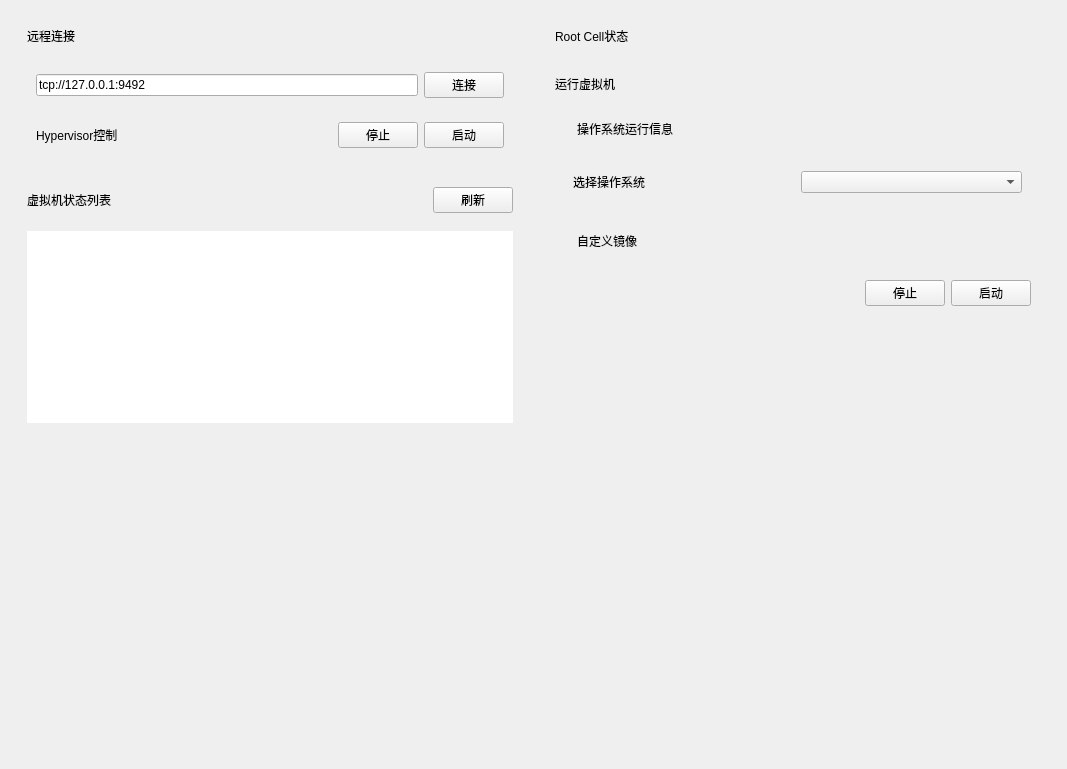
<?xml version="1.0" encoding="UTF-8"?>
<ui version="4.0">
 <class>VMManageWidget</class>
 <widget class="QWidget" name="VMManageWidget">
  <property name="geometry">
   <rect>
    <x>0</x>
    <y>0</y>
    <width>1067</width>
    <height>769</height>
   </rect>
  </property>
  <property name="windowTitle">
   <string>Form</string>
  </property>
  <layout class="QHBoxLayout" name="horizontalLayout_2">
   <property name="spacing">
    <number>0</number>
   </property>
   <property name="leftMargin">
    <number>0</number>
   </property>
   <property name="topMargin">
    <number>0</number>
   </property>
   <property name="rightMargin">
    <number>0</number>
   </property>
   <property name="bottomMargin">
    <number>0</number>
   </property>
   <item>
    <widget class="QScrollArea" name="scrollarea">
     <property name="frameShape">
      <enum>QFrame::NoFrame</enum>
     </property>
     <property name="widgetResizable">
      <bool>true</bool>
     </property>
     <widget class="QWidget" name="scrollarea_content">
      <property name="geometry">
       <rect>
        <x>0</x>
        <y>0</y>
        <width>1067</width>
        <height>769</height>
       </rect>
      </property>
      <layout class="QVBoxLayout" name="verticalLayout">
       <property name="spacing">
        <number>0</number>
       </property>
       <property name="leftMargin">
        <number>0</number>
       </property>
       <property name="topMargin">
        <number>0</number>
       </property>
       <property name="rightMargin">
        <number>0</number>
       </property>
       <property name="bottomMargin">
        <number>0</number>
       </property>
       <item>
        <widget class="QFrame" name="frame_main">
         <property name="frameShape">
          <enum>QFrame::NoFrame</enum>
         </property>
         <property name="frameShadow">
          <enum>QFrame::Raised</enum>
         </property>
         <layout class="QHBoxLayout" name="horizontalLayout">
          <item>
           <widget class="QFrame" name="frame_left">
            <property name="sizePolicy">
             <sizepolicy hsizetype="Expanding" vsizetype="Preferred">
              <horstretch>0</horstretch>
              <verstretch>0</verstretch>
             </sizepolicy>
            </property>
            <property name="frameShape">
             <enum>QFrame::NoFrame</enum>
            </property>
            <property name="frameShadow">
             <enum>QFrame::Raised</enum>
            </property>
            <layout class="QVBoxLayout" name="verticalLayout_4">
             <property name="spacing">
              <number>12</number>
             </property>
             <item>
              <widget class="QFrame" name="frame_connect">
               <property name="frameShape">
                <enum>QFrame::NoFrame</enum>
               </property>
               <property name="frameShadow">
                <enum>QFrame::Raised</enum>
               </property>
               <layout class="QVBoxLayout" name="verticalLayout_2">
                <property name="spacing">
                 <number>0</number>
                </property>
                <property name="leftMargin">
                 <number>0</number>
                </property>
                <property name="topMargin">
                 <number>0</number>
                </property>
                <property name="rightMargin">
                 <number>0</number>
                </property>
                <property name="bottomMargin">
                 <number>0</number>
                </property>
                <item>
                 <widget class="QFrame" name="frame_connect_title">
                  <property name="sizePolicy">
                   <sizepolicy hsizetype="Preferred" vsizetype="Fixed">
                    <horstretch>0</horstretch>
                    <verstretch>0</verstretch>
                   </sizepolicy>
                  </property>
                  <property name="frameShape">
                   <enum>QFrame::NoFrame</enum>
                  </property>
                  <property name="frameShadow">
                   <enum>QFrame::Raised</enum>
                  </property>
                  <layout class="QHBoxLayout" name="horizontalLayout_3">
                   <item>
                    <widget class="QLabel" name="label">
                     <property name="text">
                      <string>远程连接</string>
                     </property>
                    </widget>
                   </item>
                  </layout>
                 </widget>
                </item>
                <item>
                 <widget class="QFrame" name="frame_content">
                  <property name="frameShape">
                   <enum>QFrame::NoFrame</enum>
                  </property>
                  <property name="frameShadow">
                   <enum>QFrame::Raised</enum>
                  </property>
                  <layout class="QVBoxLayout" name="verticalLayout_3">
                   <item>
                    <widget class="QFrame" name="frame_addr">
                     <property name="frameShape">
                      <enum>QFrame::NoFrame</enum>
                     </property>
                     <property name="frameShadow">
                      <enum>QFrame::Raised</enum>
                     </property>
                     <layout class="QHBoxLayout" name="horizontalLayout_4">
                      <item>
                       <widget class="QLineEdit" name="lineedit_addr">
                        <property name="text">
                         <string>tcp://127.0.0.1:9492</string>
                        </property>
                       </widget>
                      </item>
                      <item>
                       <widget class="QPushButton" name="btn_connect">
                        <property name="text">
                         <string>连接</string>
                        </property>
                        <property name="checkable">
                         <bool>true</bool>
                        </property>
                       </widget>
                      </item>
                     </layout>
                    </widget>
                   </item>
                   <item>
                    <widget class="QFrame" name="frame_hyp_ctrl">
                     <property name="frameShape">
                      <enum>QFrame::NoFrame</enum>
                     </property>
                     <property name="frameShadow">
                      <enum>QFrame::Raised</enum>
                     </property>
                     <layout class="QHBoxLayout" name="horizontalLayout_7">
                      <item>
                       <widget class="QLabel" name="label_4">
                        <property name="text">
                         <string>Hypervisor控制</string>
                        </property>
                       </widget>
                      </item>
                      <item>
                       <spacer name="horizontalSpacer">
                        <property name="orientation">
                         <enum>Qt::Horizontal</enum>
                        </property>
                        <property name="sizeHint" stdset="0">
                         <size>
                          <width>40</width>
                          <height>20</height>
                         </size>
                        </property>
                       </spacer>
                      </item>
                      <item>
                       <widget class="QPushButton" name="btn_hyp_stop">
                        <property name="text">
                         <string>停止</string>
                        </property>
                        <property name="checkable">
                         <bool>false</bool>
                        </property>
                       </widget>
                      </item>
                      <item>
                       <widget class="QPushButton" name="btn_hyp_start">
                        <property name="text">
                         <string>启动</string>
                        </property>
                        <property name="checkable">
                         <bool>false</bool>
                        </property>
                       </widget>
                      </item>
                     </layout>
                    </widget>
                   </item>
                  </layout>
                 </widget>
                </item>
               </layout>
              </widget>
             </item>
             <item>
              <widget class="QFrame" name="frame_cells">
               <property name="frameShape">
                <enum>QFrame::NoFrame</enum>
               </property>
               <property name="frameShadow">
                <enum>QFrame::Raised</enum>
               </property>
               <layout class="QVBoxLayout" name="verticalLayout_6">
                <property name="spacing">
                 <number>0</number>
                </property>
                <property name="leftMargin">
                 <number>0</number>
                </property>
                <property name="topMargin">
                 <number>0</number>
                </property>
                <property name="rightMargin">
                 <number>0</number>
                </property>
                <property name="bottomMargin">
                 <number>0</number>
                </property>
                <item>
                 <widget class="QFrame" name="frame_cells_title">
                  <property name="frameShape">
                   <enum>QFrame::NoFrame</enum>
                  </property>
                  <property name="frameShadow">
                   <enum>QFrame::Raised</enum>
                  </property>
                  <layout class="QHBoxLayout" name="horizontalLayout_5">
                   <item>
                    <widget class="QLabel" name="label_2">
                     <property name="text">
                      <string>虚拟机状态列表</string>
                     </property>
                    </widget>
                   </item>
                   <item>
                    <widget class="QPushButton" name="btn_cell_flush">
                     <property name="sizePolicy">
                      <sizepolicy hsizetype="Fixed" vsizetype="Fixed">
                       <horstretch>0</horstretch>
                       <verstretch>0</verstretch>
                      </sizepolicy>
                     </property>
                     <property name="text">
                      <string>刷新</string>
                     </property>
                    </widget>
                   </item>
                  </layout>
                 </widget>
                </item>
                <item>
                 <widget class="QFrame" name="frame_cells_content">
                  <property name="frameShape">
                   <enum>QFrame::NoFrame</enum>
                  </property>
                  <property name="frameShadow">
                   <enum>QFrame::Raised</enum>
                  </property>
                  <layout class="QVBoxLayout" name="verticalLayout_7">
                   <item>
                    <widget class="QListWidget" name="listwidget_cells">
                     <property name="sizePolicy">
                      <sizepolicy hsizetype="Expanding" vsizetype="Preferred">
                       <horstretch>0</horstretch>
                       <verstretch>0</verstretch>
                      </sizepolicy>
                     </property>
                     <property name="frameShape">
                      <enum>QFrame::NoFrame</enum>
                     </property>
                    </widget>
                   </item>
                  </layout>
                 </widget>
                </item>
               </layout>
              </widget>
             </item>
             <item>
              <widget class="QFrame" name="frame_rootcell">
               <property name="frameShape">
                <enum>QFrame::NoFrame</enum>
               </property>
               <property name="frameShadow">
                <enum>QFrame::Raised</enum>
               </property>
               <layout class="QVBoxLayout" name="verticalLayout_8">
                <property name="spacing">
                 <number>0</number>
                </property>
                <property name="leftMargin">
                 <number>0</number>
                </property>
                <property name="topMargin">
                 <number>0</number>
                </property>
                <property name="rightMargin">
                 <number>0</number>
                </property>
                <property name="bottomMargin">
                 <number>0</number>
                </property>
               </layout>
              </widget>
             </item>
             <item>
              <spacer name="verticalSpacer">
               <property name="orientation">
                <enum>Qt::Vertical</enum>
               </property>
               <property name="sizeHint" stdset="0">
                <size>
                 <width>20</width>
                 <height>0</height>
                </size>
               </property>
              </spacer>
             </item>
            </layout>
           </widget>
          </item>
          <item>
           <widget class="QFrame" name="frame_right">
            <property name="sizePolicy">
             <sizepolicy hsizetype="Expanding" vsizetype="Preferred">
              <horstretch>0</horstretch>
              <verstretch>0</verstretch>
             </sizepolicy>
            </property>
            <property name="frameShape">
             <enum>QFrame::NoFrame</enum>
            </property>
            <property name="frameShadow">
             <enum>QFrame::Raised</enum>
            </property>
            <layout class="QVBoxLayout" name="verticalLayout_5">
             <item>
              <widget class="QFrame" name="frame_rootcell_title">
               <property name="frameShape">
                <enum>QFrame::NoFrame</enum>
               </property>
               <property name="frameShadow">
                <enum>QFrame::Raised</enum>
               </property>
               <layout class="QHBoxLayout" name="horizontalLayout_6">
                <item>
                 <widget class="QLabel" name="label_3">
                  <property name="text">
                   <string>Root Cell状态</string>
                  </property>
                 </widget>
                </item>
               </layout>
              </widget>
             </item>
             <item>
              <widget class="QFrame" name="frame_rootcell_content">
               <property name="sizePolicy">
                <sizepolicy hsizetype="Minimum" vsizetype="Preferred">
                 <horstretch>0</horstretch>
                 <verstretch>0</verstretch>
                </sizepolicy>
               </property>
               <property name="frameShape">
                <enum>QFrame::NoFrame</enum>
               </property>
               <property name="frameShadow">
                <enum>QFrame::Raised</enum>
               </property>
              </widget>
             </item>
             <item>
              <widget class="QFrame" name="frame_runcell">
               <property name="frameShape">
                <enum>QFrame::NoFrame</enum>
               </property>
               <property name="frameShadow">
                <enum>QFrame::Raised</enum>
               </property>
               <layout class="QVBoxLayout" name="verticalLayout_9">
                <property name="spacing">
                 <number>0</number>
                </property>
                <property name="leftMargin">
                 <number>0</number>
                </property>
                <property name="topMargin">
                 <number>0</number>
                </property>
                <property name="rightMargin">
                 <number>0</number>
                </property>
                <property name="bottomMargin">
                 <number>0</number>
                </property>
                <item>
                 <widget class="QFrame" name="frame_runcell_title">
                  <property name="frameShape">
                   <enum>QFrame::NoFrame</enum>
                  </property>
                  <property name="frameShadow">
                   <enum>QFrame::Raised</enum>
                  </property>
                  <layout class="QHBoxLayout" name="horizontalLayout_8">
                   <property name="spacing">
                    <number>12</number>
                   </property>
                   <item>
                    <widget class="QLabel" name="label_5">
                     <property name="sizePolicy">
                      <sizepolicy hsizetype="Fixed" vsizetype="Preferred">
                       <horstretch>0</horstretch>
                       <verstretch>0</verstretch>
                      </sizepolicy>
                     </property>
                     <property name="text">
                      <string>运行虚拟机</string>
                     </property>
                    </widget>
                   </item>
                   <item>
                    <widget class="QLabel" name="label_cellname">
                     <property name="text">
                      <string/>
                     </property>
                    </widget>
                   </item>
                  </layout>
                 </widget>
                </item>
                <item>
                 <widget class="QFrame" name="frame_runcell_content">
                  <property name="frameShape">
                   <enum>QFrame::NoFrame</enum>
                  </property>
                  <property name="frameShadow">
                   <enum>QFrame::Raised</enum>
                  </property>
                  <layout class="QVBoxLayout" name="verticalLayout_10">
                   <item>
                    <widget class="QFrame" name="frame_os_runinfo_title">
                     <property name="frameShape">
                      <enum>QFrame::NoFrame</enum>
                     </property>
                     <property name="frameShadow">
                      <enum>QFrame::Raised</enum>
                     </property>
                     <layout class="QHBoxLayout" name="horizontalLayout_10">
                      <item>
                       <widget class="QLabel" name="label_loadimg_os_tag">
                        <property name="sizePolicy">
                         <sizepolicy hsizetype="Fixed" vsizetype="Preferred">
                          <horstretch>0</horstretch>
                          <verstretch>0</verstretch>
                         </sizepolicy>
                        </property>
                        <property name="text">
                         <string/>
                        </property>
                       </widget>
                      </item>
                      <item>
                       <widget class="QLabel" name="label_7">
                        <property name="text">
                         <string>操作系统运行信息</string>
                        </property>
                       </widget>
                      </item>
                     </layout>
                    </widget>
                   </item>
                   <item>
                    <widget class="QFrame" name="frame_os_runinfo_content">
                     <property name="sizePolicy">
                      <sizepolicy hsizetype="Preferred" vsizetype="Fixed">
                       <horstretch>0</horstretch>
                       <verstretch>0</verstretch>
                      </sizepolicy>
                     </property>
                     <property name="frameShape">
                      <enum>QFrame::NoFrame</enum>
                     </property>
                     <property name="frameShadow">
                      <enum>QFrame::Raised</enum>
                     </property>
                     <layout class="QVBoxLayout" name="verticalLayout_11">
                      <item>
                       <widget class="QFrame" name="frame_select_os">
                        <property name="frameShape">
                         <enum>QFrame::NoFrame</enum>
                        </property>
                        <property name="frameShadow">
                         <enum>QFrame::Raised</enum>
                        </property>
                        <layout class="QHBoxLayout" name="horizontalLayout_12">
                         <item>
                          <widget class="QLabel" name="label_6">
                           <property name="text">
                            <string>选择操作系统</string>
                           </property>
                          </widget>
                         </item>
                         <item>
                          <widget class="QComboBox" name="combobox_os_type"/>
                         </item>
                        </layout>
                       </widget>
                      </item>
                      <item>
                       <widget class="QStackedWidget" name="stackedwidget_os_runinfo">
                        <property name="minimumSize">
                         <size>
                          <width>0</width>
                          <height>0</height>
                         </size>
                        </property>
                       </widget>
                      </item>
                     </layout>
                    </widget>
                   </item>
                   <item>
                    <widget class="QFrame" name="frame_sd_img_title">
                     <property name="frameShape">
                      <enum>QFrame::NoFrame</enum>
                     </property>
                     <property name="frameShadow">
                      <enum>QFrame::Raised</enum>
                     </property>
                     <layout class="QHBoxLayout" name="horizontalLayout_11">
                      <item>
                       <widget class="QLabel" name="label_loadimg_sd_tag">
                        <property name="sizePolicy">
                         <sizepolicy hsizetype="Fixed" vsizetype="Preferred">
                          <horstretch>0</horstretch>
                          <verstretch>0</verstretch>
                         </sizepolicy>
                        </property>
                        <property name="text">
                         <string/>
                        </property>
                       </widget>
                      </item>
                      <item>
                       <widget class="QLabel" name="label_8">
                        <property name="text">
                         <string>自定义镜像</string>
                        </property>
                       </widget>
                      </item>
                     </layout>
                    </widget>
                   </item>
                   <item>
                    <widget class="QFrame" name="frame_sd_img_content">
                     <property name="frameShape">
                      <enum>QFrame::NoFrame</enum>
                     </property>
                     <property name="frameShadow">
                      <enum>QFrame::Raised</enum>
                     </property>
                    </widget>
                   </item>
                   <item>
                    <widget class="QFrame" name="frame_runcell_btns">
                     <property name="frameShape">
                      <enum>QFrame::NoFrame</enum>
                     </property>
                     <property name="frameShadow">
                      <enum>QFrame::Raised</enum>
                     </property>
                     <layout class="QHBoxLayout" name="horizontalLayout_9">
                      <item>
                       <spacer name="horizontalSpacer_2">
                        <property name="orientation">
                         <enum>Qt::Horizontal</enum>
                        </property>
                        <property name="sizeHint" stdset="0">
                         <size>
                          <width>40</width>
                          <height>20</height>
                         </size>
                        </property>
                       </spacer>
                      </item>
                      <item>
                       <widget class="QPushButton" name="btn_cell_stop">
                        <property name="text">
                         <string>停止</string>
                        </property>
                       </widget>
                      </item>
                      <item>
                       <widget class="QPushButton" name="btn_cell_run">
                        <property name="text">
                         <string>启动</string>
                        </property>
                       </widget>
                      </item>
                     </layout>
                    </widget>
                   </item>
                  </layout>
                 </widget>
                </item>
               </layout>
              </widget>
             </item>
             <item>
              <spacer name="verticalSpacer_2">
               <property name="orientation">
                <enum>Qt::Vertical</enum>
               </property>
               <property name="sizeHint" stdset="0">
                <size>
                 <width>20</width>
                 <height>0</height>
                </size>
               </property>
              </spacer>
             </item>
            </layout>
           </widget>
          </item>
         </layout>
        </widget>
       </item>
       <item>
        <spacer name="verticalSpacer_3">
         <property name="orientation">
          <enum>Qt::Vertical</enum>
         </property>
         <property name="sizeHint" stdset="0">
          <size>
           <width>20</width>
           <height>0</height>
          </size>
         </property>
        </spacer>
       </item>
      </layout>
     </widget>
    </widget>
   </item>
  </layout>
 </widget>
 <resources/>
 <connections/>
</ui>
